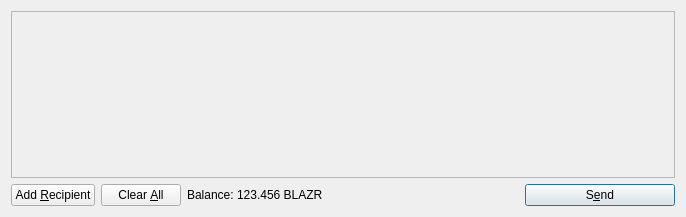
<?xml version="1.0" encoding="UTF-8"?>
<ui version="4.0">
 <class>SendCoinsDialog</class>
 <widget class="QDialog" name="SendCoinsDialog">
  <property name="geometry">
   <rect>
    <x>0</x>
    <y>0</y>
    <width>686</width>
    <height>217</height>
   </rect>
  </property>
  <property name="windowTitle">
   <string>Send Coins</string>
  </property>
  <layout class="QVBoxLayout" name="verticalLayout">
   <item>
    <widget class="QScrollArea" name="scrollArea">
     <property name="widgetResizable">
      <bool>true</bool>
     </property>
     <widget class="QWidget" name="scrollAreaWidgetContents">
      <property name="geometry">
       <rect>
        <x>0</x>
        <y>0</y>
        <width>666</width>
        <height>165</height>
       </rect>
      </property>
      <layout class="QVBoxLayout" name="verticalLayout_2">
       <property name="margin">
        <number>0</number>
       </property>
       <item>
        <layout class="QVBoxLayout" name="entries">
         <property name="spacing">
          <number>6</number>
         </property>
        </layout>
       </item>
       <item>
        <spacer name="verticalSpacer">
         <property name="orientation">
          <enum>Qt::Vertical</enum>
         </property>
         <property name="sizeHint" stdset="0">
          <size>
           <width>20</width>
           <height>40</height>
          </size>
         </property>
        </spacer>
       </item>
      </layout>
     </widget>
    </widget>
   </item>
   <item>
    <layout class="QHBoxLayout" name="horizontalLayout">
     <item>
      <widget class="QPushButton" name="addButton">
       <property name="toolTip">
        <string>Send to multiple recipients at once</string>
       </property>
       <property name="text">
        <string>Add &amp;Recipient</string>
       </property>
       <property name="icon">
        <iconset resource="../bitcoin.qrc">
         <normaloff>:/icons/add</normaloff>:/icons/add</iconset>
       </property>
       <property name="autoDefault">
        <bool>false</bool>
       </property>
      </widget>
     </item>
     <item>
      <widget class="QPushButton" name="clearButton">
       <property name="sizePolicy">
        <sizepolicy hsizetype="Minimum" vsizetype="Fixed">
         <horstretch>0</horstretch>
         <verstretch>0</verstretch>
        </sizepolicy>
       </property>
       <property name="toolTip">
        <string>Remove all transaction fields</string>
       </property>
       <property name="text">
        <string>Clear &amp;All</string>
       </property>
       <property name="icon">
        <iconset resource="../bitcoin.qrc">
         <normaloff>:/icons/remove</normaloff>:/icons/remove</iconset>
       </property>
       <property name="autoRepeatDelay">
        <number>300</number>
       </property>
       <property name="autoDefault">
        <bool>false</bool>
       </property>
      </widget>
     </item>
     <item>
      <layout class="QHBoxLayout" name="horizontalLayout_2">
       <property name="spacing">
        <number>3</number>
       </property>
       <item>
        <widget class="QLabel" name="label">
         <property name="text">
          <string>Balance:</string>
         </property>
        </widget>
       </item>
       <item>
        <widget class="QLabel" name="labelBalance">
         <property name="cursor">
          <cursorShape>IBeamCursor</cursorShape>
         </property>
         <property name="text">
          <string>123.456 BLAZR</string>
         </property>
         <property name="textInteractionFlags">
          <set>Qt::LinksAccessibleByMouse|Qt::TextSelectableByKeyboard|Qt::TextSelectableByMouse</set>
         </property>
        </widget>
       </item>
      </layout>
     </item>
     <item>
      <spacer name="horizontalSpacer">
       <property name="orientation">
        <enum>Qt::Horizontal</enum>
       </property>
       <property name="sizeHint" stdset="0">
        <size>
         <width>40</width>
         <height>20</height>
        </size>
       </property>
      </spacer>
     </item>
     <item>
      <widget class="QPushButton" name="sendButton">
       <property name="minimumSize">
        <size>
         <width>150</width>
         <height>0</height>
        </size>
       </property>
       <property name="toolTip">
        <string>Confirm the send action</string>
       </property>
       <property name="text">
        <string>S&amp;end</string>
       </property>
       <property name="icon">
        <iconset resource="../bitcoin.qrc">
         <normaloff>:/icons/send</normaloff>:/icons/send</iconset>
       </property>
       <property name="default">
        <bool>true</bool>
       </property>
      </widget>
     </item>
    </layout>
   </item>
  </layout>
 </widget>
 <resources>
  <include location="../bitcoin.qrc"/>
 </resources>
 <connections/>
</ui>
